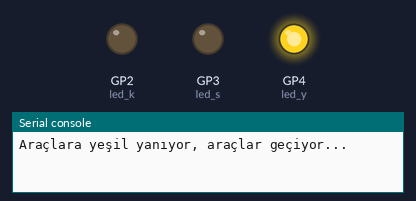
Recording of a program running on a simulated Raspberry Pi Pico running MicroPython. Parts: output pins drawn as LEDs (lit = HIGH), the last lines printed to the serial console.

Above: at 2.5 s.
At 6.2 s:
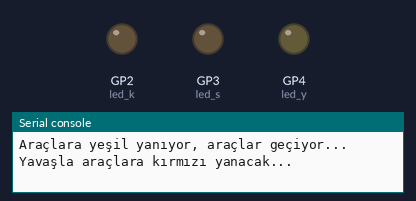
At 10.5 s:
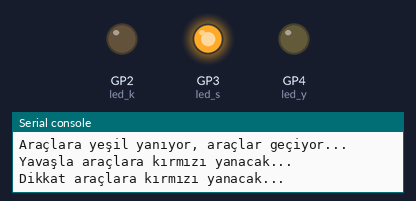
At 14.0 s:
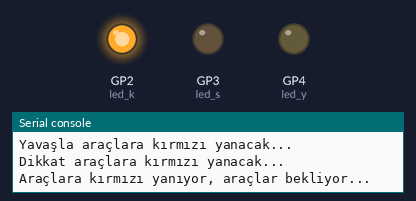
At 18.0 s:
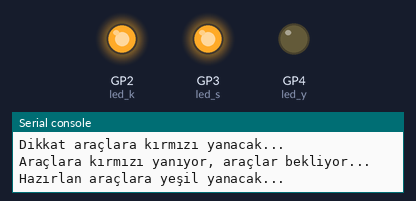
Timing chart, 0 to 25.4 s (numbered marks = the images above):
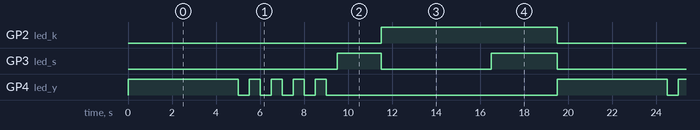

Measured:
- by itself, GP2 (led_k): alternates HIGH for 8.0 s and LOW for 11.5 s
- by itself, GP3 (led_s): repeats every 19.5 s: LOW 5.0 s, HIGH 3.0 s, LOW 9.5 s, HIGH 2.0 s
- by itself, GP4 (led_y): repeats every 19.5 s: 4 × (LOW 0.50 s, HIGH 0.50 s), LOW 10.5 s, HIGH 5.0 s

The program:

09_AracTrafikLambasi.py
```python
#Araç Trafik Lambası#                     #// Araçlar için Trafik lambası simülasyonu uygulamasıdır. //#

from machine import Pin
import utime

led_k = Pin(2, Pin.OUT)   # Kırmızı
led_s = Pin(3, Pin.OUT)   # Sarı
led_y = Pin(4, Pin.OUT)   # Yeşil

aracGecisSure=5
aracBeklemeSure=5

led_k.value(0)                    # Kırmızı söner
led_s.value(0)                    # Sarı söner
led_y.value(0)                    # Yeşil Söner

while True:


    led_y.value(1)                    # Araçlara yeşil ışık yanıyor
    print("Araçlara yeşil yanıyor, araçlar geçiyor...")
    utime.sleep(aracGecisSure)        # Araçların geçiş süresi
    print("Yavaşla araçlara kırmızı yanacak...")


    led_y.value(0)                    # Işığa hızlı gelen araçların yavaşlaması için yeşil ışık fasılalı yanıp sönecek.
    utime.sleep(0.5)
    led_y.value(1)
    utime.sleep(0.5)
    led_y.value(0)
    utime.sleep(0.5)
    led_y.value(1)
    utime.sleep(0.5)
    led_y.value(0)
    utime.sleep(0.5)
    led_y.value(1)
    utime.sleep(0.5)
    led_y.value(0)
    utime.sleep(0.5)
    led_y.value(1)
    utime.sleep(0.5)                  # Burada aynı işlemleri tekraren yazmak kodun okunabilirliğini azaltıyor.
                                      #// bir sonraki uygulamada burayı "for" döngüsü ile yapacağız.

    led_y.value(0)                    # Yeşil Söner
    utime.sleep(0.5)


    led_s.value(1)                    # Sarı ışık yanar
    print("Dikkat araçlara kırmızı yanacak...")
    utime.sleep(2)                    # Sarı ışık 2 sn yanar
    led_s.value(0)                    # Sarı söner

    led_k.value(1)                    # Araçlara kırmızı yanar
    print("Araçlara kırmızı yanıyor, araçlar bekliyor...")
    utime.sleep(aracBeklemeSure)      # Araçlar kırmızı ışığı bekler
    led_s.value(1)                    # Kırmızı ile birlikte sarı yanar
    print("Hazırlan araçlara yeşil yanacak...")
    utime.sleep(3)                    # Kırmızı ve sarı 2 saniye yanık kalır
    led_k.value(0)                    # Kırmızı söner
    led_s.value(0)                    # Sarı söner
```
